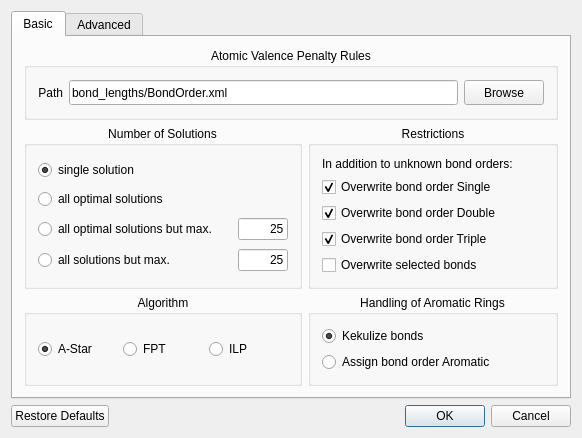
<?xml version="1.0" encoding="UTF-8"?>
<ui version="4.0">
 <class>AssignBondOrderConfigurationDialogData</class>
 <widget class="QDialog" name="AssignBondOrderConfigurationDialogData">
  <property name="geometry">
   <rect>
    <x>0</x>
    <y>0</y>
    <width>582</width>
    <height>412</height>
   </rect>
  </property>
  <property name="sizePolicy">
   <sizepolicy hsizetype="Preferred" vsizetype="Preferred">
    <horstretch>0</horstretch>
    <verstretch>0</verstretch>
   </sizepolicy>
  </property>
  <property name="minimumSize">
   <size>
    <width>0</width>
    <height>0</height>
   </size>
  </property>
  <property name="maximumSize">
   <size>
    <width>6500</width>
    <height>4900</height>
   </size>
  </property>
  <property name="windowTitle">
   <string>Bond Order Assignment Options</string>
  </property>
  <layout class="QGridLayout" name="gridLayout">
   <item row="1" column="0">
    <widget class="QDialogButtonBox" name="buttonBox">
     <property name="standardButtons">
      <set>QDialogButtonBox::Cancel|QDialogButtonBox::Ok|QDialogButtonBox::RestoreDefaults</set>
     </property>
    </widget>
   </item>
   <item row="0" column="0">
    <widget class="QTabWidget" name="tabWidget">
     <property name="currentIndex">
      <number>0</number>
     </property>
     <widget class="QWidget" name="basic_tab">
      <attribute name="title">
       <string>Basic</string>
      </attribute>
      <layout class="QGridLayout" name="gridLayout_3">
       <item row="0" column="0" colspan="3">
        <widget class="QGroupBox" name="groupBox12">
         <property name="title">
          <string>Atomic Valence Penalty Rules</string>
         </property>
         <property name="alignment">
          <set>Qt::AlignHCenter</set>
         </property>
         <layout class="QGridLayout" name="gridLayout_6">
          <item row="0" column="0">
           <widget class="QLabel" name="Label_10">
            <property name="sizePolicy">
             <sizepolicy hsizetype="Preferred" vsizetype="Minimum">
              <horstretch>0</horstretch>
              <verstretch>0</verstretch>
             </sizepolicy>
            </property>
            <property name="minimumSize">
             <size>
              <width>0</width>
              <height>25</height>
             </size>
            </property>
            <property name="focusPolicy">
             <enum>Qt::NoFocus</enum>
            </property>
            <property name="lineWidth">
             <number>1</number>
            </property>
            <property name="text">
             <string>Path</string>
            </property>
            <property name="textFormat">
             <enum>Qt::AutoText</enum>
            </property>
            <property name="alignment">
             <set>Qt::AlignRight|Qt::AlignTrailing|Qt::AlignVCenter</set>
            </property>
           </widget>
          </item>
          <item row="0" column="1">
           <widget class="QLineEdit" name="parameter_file_edit">
            <property name="minimumSize">
             <size>
              <width>350</width>
              <height>25</height>
             </size>
            </property>
            <property name="focusPolicy">
             <enum>Qt::StrongFocus</enum>
            </property>
            <property name="text">
             <string notr="true">bond_lengths/BondOrder.xml</string>
            </property>
            <property name="maxLength">
             <number>32767</number>
            </property>
            <property name="frame">
             <bool>true</bool>
            </property>
            <property name="echoMode">
             <enum>QLineEdit::Normal</enum>
            </property>
            <property name="alignment">
             <set>Qt::AlignLeading</set>
            </property>
           </widget>
          </item>
          <item row="0" column="2">
           <widget class="QPushButton" name="browse_button">
            <property name="enabled">
             <bool>true</bool>
            </property>
            <property name="minimumSize">
             <size>
              <width>50</width>
              <height>25</height>
             </size>
            </property>
            <property name="focusPolicy">
             <enum>Qt::TabFocus</enum>
            </property>
            <property name="toolTip">
             <string>Browse your computer for amber file</string>
            </property>
            <property name="text">
             <string>Browse</string>
            </property>
            <property name="autoDefault">
             <bool>true</bool>
            </property>
           </widget>
          </item>
         </layout>
        </widget>
       </item>
       <item row="1" column="0">
        <widget class="QGroupBox" name="groupBox_5">
         <property name="title">
          <string>Number of Solutions</string>
         </property>
         <property name="alignment">
          <set>Qt::AlignHCenter</set>
         </property>
         <property name="checked">
          <bool>false</bool>
         </property>
         <layout class="QGridLayout" name="gridLayout_2">
          <item row="0" column="0">
           <widget class="QRadioButton" name="single_solution_button">
            <property name="enabled">
             <bool>true</bool>
            </property>
            <property name="text">
             <string>single solution</string>
            </property>
            <property name="checked">
             <bool>true</bool>
            </property>
           </widget>
          </item>
          <item row="1" column="0" colspan="2">
           <widget class="QRadioButton" name="all_optimal_solutions_button">
            <property name="enabled">
             <bool>true</bool>
            </property>
            <property name="minimumSize">
             <size>
              <width>250</width>
              <height>0</height>
             </size>
            </property>
            <property name="text">
             <string>all optimal solutions</string>
            </property>
            <property name="checked">
             <bool>false</bool>
            </property>
           </widget>
          </item>
          <item row="2" column="0">
           <widget class="QRadioButton" name="n_opt_solutions_button">
            <property name="enabled">
             <bool>true</bool>
            </property>
            <property name="text">
             <string>all optimal solutions but max.</string>
            </property>
            <property name="checked">
             <bool>false</bool>
            </property>
           </widget>
          </item>
          <item row="2" column="1">
           <widget class="QLineEdit" name="max_n_opt_solutions">
            <property name="enabled">
             <bool>true</bool>
            </property>
            <property name="sizePolicy">
             <sizepolicy hsizetype="Preferred" vsizetype="Fixed">
              <horstretch>0</horstretch>
              <verstretch>0</verstretch>
             </sizepolicy>
            </property>
            <property name="maximumSize">
             <size>
              <width>50</width>
              <height>32767</height>
             </size>
            </property>
            <property name="text">
             <string notr="true">25</string>
            </property>
            <property name="alignment">
             <set>Qt::AlignRight</set>
            </property>
           </widget>
          </item>
          <item row="3" column="0">
           <widget class="QRadioButton" name="n_all_solutions_button">
            <property name="enabled">
             <bool>true</bool>
            </property>
            <property name="text">
             <string>all solutions but max.</string>
            </property>
            <property name="checked">
             <bool>false</bool>
            </property>
           </widget>
          </item>
          <item row="3" column="1">
           <widget class="QLineEdit" name="max_n_all_solutions">
            <property name="enabled">
             <bool>true</bool>
            </property>
            <property name="sizePolicy">
             <sizepolicy hsizetype="Preferred" vsizetype="Fixed">
              <horstretch>0</horstretch>
              <verstretch>0</verstretch>
             </sizepolicy>
            </property>
            <property name="maximumSize">
             <size>
              <width>50</width>
              <height>32767</height>
             </size>
            </property>
            <property name="text">
             <string notr="true">25</string>
            </property>
            <property name="alignment">
             <set>Qt::AlignRight</set>
            </property>
           </widget>
          </item>
         </layout>
        </widget>
       </item>
       <item row="2" column="0">
        <widget class="QGroupBox" name="strategy_gbox">
         <property name="title">
          <string>Algorithm</string>
         </property>
         <property name="alignment">
          <set>Qt::AlignHCenter</set>
         </property>
         <property name="checked">
          <bool>false</bool>
         </property>
         <layout class="QHBoxLayout" name="horizontalLayout_2">
          <item>
           <widget class="QRadioButton" name="ASTAR_button">
            <property name="enabled">
             <bool>true</bool>
            </property>
            <property name="text">
             <string>A-Star</string>
            </property>
            <property name="checked">
             <bool>true</bool>
            </property>
           </widget>
          </item>
          <item>
           <widget class="QRadioButton" name="FPT_button">
            <property name="text">
             <string>FPT</string>
            </property>
           </widget>
          </item>
          <item>
           <widget class="QRadioButton" name="ILP_button">
            <property name="text">
             <string>ILP</string>
            </property>
            <property name="checked">
             <bool>false</bool>
            </property>
           </widget>
          </item>
         </layout>
        </widget>
       </item>
       <item row="2" column="1" colspan="2">
        <widget class="QGroupBox" name="groupBox_2">
         <property name="title">
          <string>Handling of Aromatic Rings</string>
         </property>
         <property name="alignment">
          <set>Qt::AlignHCenter</set>
         </property>
         <property name="checked">
          <bool>false</bool>
         </property>
         <layout class="QVBoxLayout" name="verticalLayout_2">
          <item>
           <widget class="QRadioButton" name="kekulizeBonds_button">
            <property name="enabled">
             <bool>true</bool>
            </property>
            <property name="text">
             <string>Kekulize bonds</string>
            </property>
            <property name="checked">
             <bool>true</bool>
            </property>
           </widget>
          </item>
          <item>
           <widget class="QRadioButton" name="assignBOAromatic_button">
            <property name="text">
             <string>Assign bond order Aromatic</string>
            </property>
            <property name="checked">
             <bool>false</bool>
            </property>
           </widget>
          </item>
         </layout>
        </widget>
       </item>
       <item row="1" column="1" colspan="2">
        <widget class="QGroupBox" name="restrictions_groupBox">
         <property name="title">
          <string>Restrictions</string>
         </property>
         <property name="alignment">
          <set>Qt::AlignHCenter</set>
         </property>
         <property name="flat">
          <bool>false</bool>
         </property>
         <layout class="QGridLayout" name="gridLayout_4">
          <item row="0" column="0">
           <widget class="QLabel" name="label">
            <property name="text">
             <string>In addition to unknown bond orders:</string>
            </property>
           </widget>
          </item>
          <item row="1" column="0">
           <widget class="QCheckBox" name="overwrite_singleBO_box">
            <property name="text">
             <string>Overwrite bond order Single</string>
            </property>
            <property name="checked">
             <bool>true</bool>
            </property>
           </widget>
          </item>
          <item row="2" column="0">
           <widget class="QCheckBox" name="overwrite_doubleBO_box">
            <property name="text">
             <string>Overwrite bond order Double</string>
            </property>
            <property name="checked">
             <bool>true</bool>
            </property>
           </widget>
          </item>
          <item row="3" column="0">
           <widget class="QCheckBox" name="overwrite_tripleBO_box">
            <property name="text">
             <string>Overwrite bond order Triple</string>
            </property>
            <property name="checked">
             <bool>true</bool>
            </property>
           </widget>
          </item>
          <item row="4" column="0">
           <widget class="QCheckBox" name="overwrite_selected_bonds_box">
            <property name="enabled">
             <bool>true</bool>
            </property>
            <property name="text">
             <string>Overwrite selected bonds</string>
            </property>
            <property name="checked">
             <bool>false</bool>
            </property>
           </widget>
          </item>
         </layout>
        </widget>
       </item>
      </layout>
     </widget>
     <widget class="QWidget" name="advanced_tab">
      <attribute name="title">
       <string>Advanced</string>
      </attribute>
      <widget class="QGroupBox" name="ASTAR_groupBox">
       <property name="geometry">
        <rect>
         <x>0</x>
         <y>10</y>
         <width>321</width>
         <height>191</height>
        </rect>
       </property>
       <property name="title">
        <string>A-Star</string>
       </property>
       <layout class="QGridLayout" name="gridLayout_5">
        <item row="0" column="0">
         <widget class="QGroupBox" name="bond_length_groupBox">
          <property name="title">
           <string>Penalty Balance Factor</string>
          </property>
          <property name="alignment">
           <set>Qt::AlignHCenter</set>
          </property>
          <property name="checked">
           <bool>false</bool>
          </property>
          <layout class="QVBoxLayout" name="verticalLayout_3">
           <item>
            <layout class="QGridLayout">
             <property name="margin">
              <number>0</number>
             </property>
             <property name="spacing">
              <number>6</number>
             </property>
             <item row="0" column="0">
              <widget class="QLabel" name="atom_penalty_balance_label">
               <property name="mouseTracking">
                <bool>false</bool>
               </property>
               <property name="text">
                <string>Atom type</string>
               </property>
              </widget>
             </item>
             <item row="0" column="1">
              <widget class="QSlider" name="penalty_balance_slider">
               <property name="maximum">
                <number>100</number>
               </property>
               <property name="value">
                <number>0</number>
               </property>
               <property name="sliderPosition">
                <number>0</number>
               </property>
               <property name="orientation">
                <enum>Qt::Horizontal</enum>
               </property>
              </widget>
             </item>
             <item row="0" column="2">
              <widget class="QLabel" name="bond_penalty_balance_label">
               <property name="mouseTracking">
                <bool>false</bool>
               </property>
               <property name="text">
                <string>Bond Length</string>
               </property>
              </widget>
             </item>
            </layout>
           </item>
           <item>
            <layout class="QHBoxLayout">
             <property name="spacing">
              <number>6</number>
             </property>
             <property name="margin">
              <number>0</number>
             </property>
             <item>
              <widget class="QLabel" name="atom_type_penalty_label">
               <property name="text">
                <string notr="true">100</string>
               </property>
               <property name="alignment">
                <set>Qt::AlignRight|Qt::AlignTrailing|Qt::AlignVCenter</set>
               </property>
              </widget>
             </item>
             <item>
              <widget class="QLabel" name="bond_length_penalty_label_3">
               <property name="text">
                <string notr="true">%</string>
               </property>
               <property name="textFormat">
                <enum>Qt::RichText</enum>
               </property>
               <property name="alignment">
                <set>Qt::AlignLeading|Qt::AlignLeft|Qt::AlignVCenter</set>
               </property>
              </widget>
             </item>
             <item>
              <spacer>
               <property name="orientation">
                <enum>Qt::Horizontal</enum>
               </property>
               <property name="sizeHint" stdset="0">
                <size>
                 <width>171</width>
                 <height>20</height>
                </size>
               </property>
              </spacer>
             </item>
             <item>
              <widget class="QLabel" name="bond_length_penalty_label">
               <property name="text">
                <string notr="true">0</string>
               </property>
               <property name="textFormat">
                <enum>Qt::RichText</enum>
               </property>
               <property name="alignment">
                <set>Qt::AlignLeading|Qt::AlignLeft|Qt::AlignVCenter</set>
               </property>
              </widget>
             </item>
             <item>
              <widget class="QLabel" name="bond_length_penalty_label_2">
               <property name="text">
                <string notr="true">%</string>
               </property>
               <property name="textFormat">
                <enum>Qt::RichText</enum>
               </property>
               <property name="alignment">
                <set>Qt::AlignLeading|Qt::AlignLeft|Qt::AlignVCenter</set>
               </property>
              </widget>
             </item>
            </layout>
           </item>
          </layout>
         </widget>
        </item>
        <item row="1" column="0">
         <widget class="QGroupBox" name="hydrogen_check_options">
          <property name="enabled">
           <bool>true</bool>
          </property>
          <property name="minimumSize">
           <size>
            <width>0</width>
            <height>0</height>
           </size>
          </property>
          <property name="title">
           <string/>
          </property>
          <property name="alignment">
           <set>Qt::AlignHCenter</set>
          </property>
          <property name="checkable">
           <bool>false</bool>
          </property>
          <layout class="QVBoxLayout" name="verticalLayout_8">
           <item>
            <widget class="QCheckBox" name="add_hydrogens_checkBox">
             <property name="enabled">
              <bool>true</bool>
             </property>
             <property name="minimumSize">
              <size>
               <width>250</width>
               <height>0</height>
              </size>
             </property>
             <property name="text">
              <string>Add Hydrogens</string>
             </property>
             <property name="checked">
              <bool>false</bool>
             </property>
            </widget>
           </item>
          </layout>
         </widget>
        </item>
       </layout>
      </widget>
     </widget>
    </widget>
   </item>
  </layout>
 </widget>
 <layoutdefault spacing="6" margin="11"/>
 <tabstops>
  <tabstop>single_solution_button</tabstop>
  <tabstop>all_optimal_solutions_button</tabstop>
  <tabstop>n_opt_solutions_button</tabstop>
  <tabstop>max_n_opt_solutions</tabstop>
  <tabstop>n_all_solutions_button</tabstop>
  <tabstop>kekulizeBonds_button</tabstop>
  <tabstop>assignBOAromatic_button</tabstop>
  <tabstop>penalty_balance_slider</tabstop>
  <tabstop>overwrite_singleBO_box</tabstop>
  <tabstop>overwrite_doubleBO_box</tabstop>
  <tabstop>overwrite_tripleBO_box</tabstop>
  <tabstop>overwrite_selected_bonds_box</tabstop>
 </tabstops>
 <includes>
  <include location="global">BALL_core/COMMON/global.h</include>
 </includes>
 <resources/>
 <connections>
  <connection>
   <sender>buttonBox</sender>
   <signal>clicked(QAbstractButton*)</signal>
   <receiver>AssignBondOrderConfigurationDialogData</receiver>
   <slot>dialogButtonClicked_(QAbstractButton*)</slot>
   <hints>
    <hint type="sourcelabel">
     <x>293</x>
     <y>399</y>
    </hint>
    <hint type="destinationlabel">
     <x>339</x>
     <y>483</y>
    </hint>
   </hints>
  </connection>
  <connection>
   <sender>buttonBox</sender>
   <signal>accepted()</signal>
   <receiver>AssignBondOrderConfigurationDialogData</receiver>
   <slot>accept()</slot>
   <hints>
    <hint type="sourcelabel">
     <x>437</x>
     <y>390</y>
    </hint>
    <hint type="destinationlabel">
     <x>421</x>
     <y>508</y>
    </hint>
   </hints>
  </connection>
  <connection>
   <sender>buttonBox</sender>
   <signal>rejected()</signal>
   <receiver>AssignBondOrderConfigurationDialogData</receiver>
   <slot>reject()</slot>
   <hints>
    <hint type="sourcelabel">
     <x>523</x>
     <y>399</y>
    </hint>
    <hint type="destinationlabel">
     <x>502</x>
     <y>469</y>
    </hint>
   </hints>
  </connection>
 </connections>
 <slots>
  <slot>dialogButtonClicked_(QAbstractButton*)</slot>
 </slots>
</ui>
